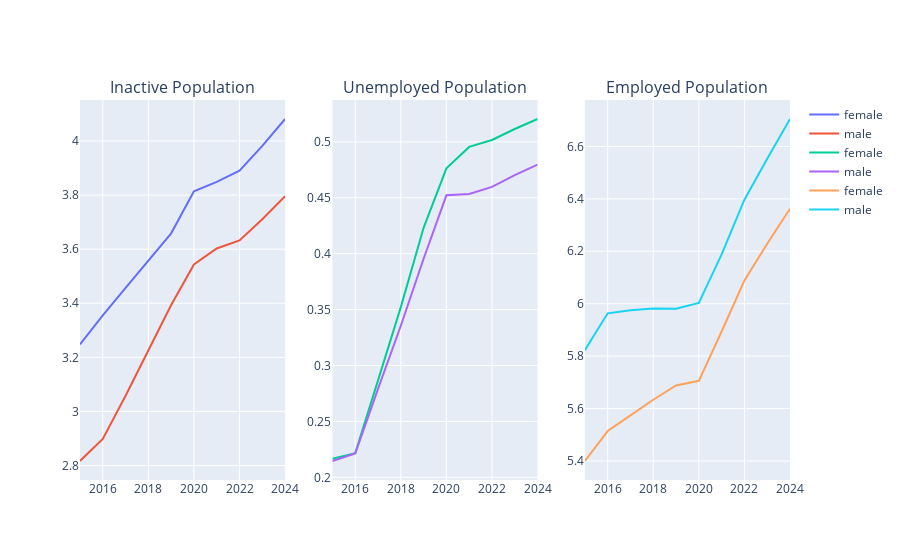

Notebook code cell kept with this figure:
### Code cell
# Create a subplot structure
fig = make_subplots(
    rows=1, cols=3,  # 1 row, 3 columns for subplots
    subplot_titles=("Inactive Population", "Unemployed Population", "Employed Population",
                    "Total Inactive Population", "Total Unemployed Population", "Total Employed Population") # Titles for each subplot
)

fig_inactive_line = px.line(grouped_inactive, x='year', y='total_inactive_population', color='sex', markers=True)
fig_unemployed_line = px.line(grouped_unemployed, x='year', y='total_unemployed_population', color='sex', markers=True)
fig_employed_line = px.line(grouped_employed, x='year', y='total_employed_population', color='sex', markers=True)



fig.add_trace(
    go.Scatter(x=fig_inactive_line.data[0]['x'], y=fig_inactive_line.data[0]['y'], mode='lines', name=fig_inactive_line.data[0]['name']),
    row=1, col=1)
fig.add_trace(
    go.Scatter(x=fig_inactive_line.data[1]['x'], y=fig_inactive_line.data[1]['y'], mode='lines', name=fig_inactive_line.data[1]['name']),
    row=1, col=1)
fig.add_trace(
    go.Scatter(x=fig_unemployed_line.data[0]['x'], y=fig_unemployed_line.data[0]['y'], mode='lines', name=fig_unemployed_line.data[0]['name']),
    row=1, col=2)
fig.add_trace(
    go.Scatter(x=fig_unemployed_line.data[1]['x'], y=fig_unemployed_line.data[1]['y'], mode='lines', name=fig_unemployed_line.data[1]['name']),
    row=1, col=2)
fig.add_trace(go.Scatter(x=fig_employed_line.data[0]['x'], y=fig_employed_line.data[0]['y'], mode='lines', name=fig_employed_line.data[0]['name']),
    row=1, col=3)
fig.add_trace(
    go.Scatter(x=fig_employed_line.data[1]['x'], y=fig_employed_line.data[1]['y'], mode='lines', name=fig_employed_line.data[1]['name']),
    row=1, col=3)


fig.show()

### Figure 1 — Plotly figure (JSON) as saved in the notebook; plotly's stock layout.template omitted (floating-point values rounded to 4 significant figures)
{"data": [{"mode": "lines", "name": "female", "type": "scatter", "x": [2015, 2016, 2017, 2018, 2019, 2020, 2021, 2022, 2023, 2024], "xaxis": "x", "y": [3.248, 3.355, 3.457, 3.558, 3.659, 3.814, 3.849, 3.89, 3.982, 4.082], "yaxis": "y"}, {"mode": "lines", "name": "male", "type": "scatter", "x": [2015, 2016, 2017, 2018, 2019, 2020, 2021, 2022, 2023, 2024], "xaxis": "x", "y": [2.817, 2.898, 3.058, 3.223, 3.393, 3.544, 3.603, 3.633, 3.711, 3.796], "yaxis": "y"}, {"mode": "lines", "name": "female", "type": "scatter", "x": [2015, 2016, 2017, 2018, 2019, 2020, 2021, 2022, 2023, 2024], "xaxis": "x2", "y": [0.2166, 0.2216, 0.2867, 0.3522, 0.4231, 0.4763, 0.4955, 0.5017, 0.5114, 0.5204], "yaxis": "y2"}, {"mode": "lines", "name": "male", "type": "scatter", "x": [2015, 2016, 2017, 2018, 2019, 2020, 2021, 2022, 2023, 2024], "xaxis": "x2", "y": [0.2146, 0.2213, 0.2791, 0.3355, 0.3955, 0.4522, 0.4534, 0.4597, 0.4702, 0.4796], "yaxis": "y2"}, {"mode": "lines", "name": "female", "type": "scatter", "x": [2015, 2016, 2017, 2018, 2019, 2020, 2021, 2022, 2023, 2024], "xaxis": "x3", "y": [5.4, 5.514, 5.574, 5.633, 5.688, 5.706, 5.894, 6.088, 6.229, 6.362], "yaxis": "y3"}, {"mode": "lines", "name": "male", "type": "scatter", "x": [2015, 2016, 2017, 2018, 2019, 2020, 2021, 2022, 2023, 2024], "xaxis": "x3", "y": [5.823, 5.963, 5.975, 5.982, 5.981, 6.003, 6.188, 6.397, 6.553, 6.705], "yaxis": "y3"}], "layout": {"annotations": [{"font": {"size": 16}, "showarrow": false, "text": "Inactive Population", "x": 0.1444, "xanchor": "center", "xref": "paper", "y": 1, "yanchor": "bottom", "yref": "paper"}, {"font": {"size": 16}, "showarrow": false, "text": "Unemployed Population", "x": 0.5, "xanchor": "center", "xref": "paper", "y": 1, "yanchor": "bottom", "yref": "paper"}, {"font": {"size": 16}, "showarrow": false, "text": "Employed Population", "x": 0.8556, "xanchor": "center", "xref": "paper", "y": 1, "yanchor": "bottom", "yref": "paper"}], "xaxis": {"anchor": "y", "domain": [0, 0.2889]}, "xaxis2": {"anchor": "y2", "domain": [0.3556, 0.6444]}, "xaxis3": {"anchor": "y3", "domain": [0.7111, 1]}, "yaxis": {"anchor": "x", "domain": [0, 1]}, "yaxis2": {"anchor": "x2", "domain": [0, 1]}, "yaxis3": {"anchor": "x3", "domain": [0, 1]}}}
